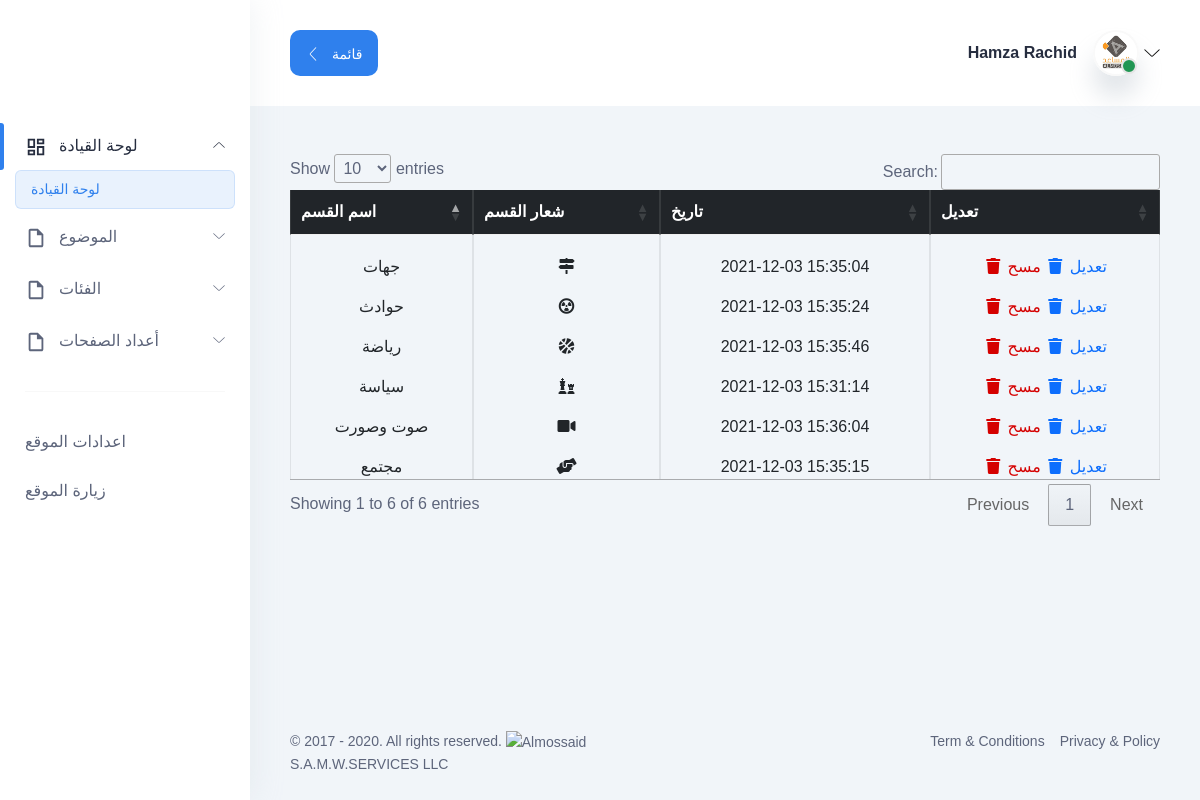
The page /adminAPI/Allcategories.php (signed in) on the database its author committed.
### tables this page shows
CREATE TABLE `settings` (
  `title` varchar(222) NOT NULL,
  `file` blob NOT NULL,
  `off` enum('Open','Close') DEFAULT NULL,
  `date` timestamp NOT NULL DEFAULT current_timestamp(),
  `email` varchar(222) NOT NULL,
  `mobile` varchar(222) NOT NULL,
  `adresse` varchar(222) NOT NULL,
  `fax` varchar(222) NOT NULL,
  `color` varchar(222) NOT NULL,
  `facebook` varchar(200) NOT NULL,
  `youtube` varchar(200) NOT NULL,
  `instagram` varchar(200) NOT NULL,
  `size` varchar(55) NOT NULL,
  `key` varchar(222) NOT NULL,
  `url` varchar(222) NOT NULL
);

CREATE TABLE `category` (
  `id` int(11) NOT NULL,
  `name_category` varchar(200) NOT NULL,
  `date` datetime NOT NULL DEFAULT current_timestamp(),
  `icon` varchar(222) NOT NULL
);

### adminAPI/Allcategories.php (the view)
<?php include('head.php'); ?>
<div class="container-fluid my-4">
  <div class="row">
    <div class="col-md-12 my-4">
      <div class="table-responsive">
          <table class="table table-bordered datatable " id="dataTable" width="100%" cellspacing="0">
                  <thead class="table-dark text-center">
                      <tr>
                        <th> اسم القسم </th>
                        <th> شعار القسم </th>
                        <th>تاريخ</th>
                        <th>تعديل </th>
                      </tr>
                  </thead>
                        <tbody>
                          <?php
                            $allnew = $connect-> prepare("SELECT * FROM category ");
                            $allnew->execute();
                            ?>
                            <?php while ($news = $allnew->fetch()): ?>
                               <tr>
                                 <td class="text-center"><?= $news['name_category'] ?></td>
                                 <td class="text-center"><i class="<?php echo $news['icon'] ?>"></i></td>
                                 <td class="text-center"><?= $news['date'] ?></td>
                                 <td class="text-center">
                                    <a href="deletecat.php?editcat_id=<?php echo $news['id'];?>" class="text-danger"><i class="fa fa-fw fa-trash"></i> مسح </a>
                                    <a href="editcategories.php?editcat_id=<?php echo $news['id'];?>" class="text-Success"><i class="fa fa-fw fa-trash"></i> تعديل </a>
                                  </td>
                               </tr>
                            <?php endwhile; ?>
                      </tbody>
        </table>
     </div>
    </div>
  </div>
</div>
<?php include('footer.php'); ?>

### adminAPI/head.php (shortened to what this page needs)
<?php
 require '../config/config.php';
 ?>
 <?php
 $settings = $connect->query("SELECT * FROM `settings`")->fetch();
 ?>
<!DOCTYPE html>
<html lang="en">
  <head>
   <link rel="stylesheet" type="text/css" href="//cdn.datatables.net/1.11.3/css/jquery.dataTables.min.css">
    <link rel='stylesheet' href='https://cdnjs.cloudflare.com/ajax/libs/font-awesome/5.10.2/css/all.css'>
    <link rel="stylesheet" href="assets/css/bootstrap.min.css" />
    <link rel="stylesheet" href="assets/css/LineIcons.css" />
    <link rel="stylesheet" href="assets/css/main.css" />
    <link rel="stylesheet" href="../plugin/fontawesome/fontawesome-browser.css" />
  </head>
  <body>
    <aside class="sidebar-nav-wrapper">
      <div class="navbar-logo">
        <a href="index.php">
          <img <?php $file ="logo/".$settings['file'];?> src="<?php echo $file ?>" width="40%" alt="logo" />
        </a>
      </div>
      <nav class="sidebar-nav">
        <ul>
          <li class="nav-item nav-item-has-children">
            <a href="#0"  data-bs-toggle="collapse"  data-bs-target="#ddmenu_1"  aria-controls="ddmenu_1"  aria-expanded="false" aria-label="Toggle navigation" >
              <span class="icon">
              </span>
              <span class="text">لوحة القيادة </span>
            </a>
            <ul id="ddmenu_1" class="collapse show dropdown-nav">
              <li>
                <a href="index.php" class="active"> لوحة القيادة  </a>
              </li>
            </ul>
          </li>
          <li class="nav-item nav-item-has-children">
            <a href="#0" class="collapsed" data-bs-toggle="collapse" data-bs-target="#ddmenu_2" aria-controls="ddmenu_2" aria-expanded="false"  aria-label="Toggle navigation" >
              <span class="icon">
              </span>
              <span class="text"> الموضوع </span>
            </a>
          </li>
          <li class="nav-item nav-item-has-children">
            <a href="#0" class="collapsed" data-bs-toggle="collapse" data-bs-target="#ddmenu_3" aria-controls="ddmenu_3" aria-expanded="false"  aria-label="Toggle navigation" >
              <span class="icon">
              </span>
              <span class="text">الفئات  </span>
            </a>
          </li>
          <li class="nav-item nav-item-has-children">
            <a href="#0" class="collapsed" data-bs-toggle="collapse" data-bs-target="#ddmenu_6" aria-controls="ddmenu_6" aria-expanded="false"  aria-label="Toggle navigation" >
              <span class="icon">
              </span>
              <span class="text"> أعداد الصفحات </span>
            </a>
          </li>
          <span class="divider"><hr /></span>
          <li class="nav-item">
             <a href="settings.php"> اعدادات الموقع   </a>
          </li>
          <li class="nav-item">
             <a href="<?= $settings['url'] ?>" rel="nofollow"  target="_blank"> زيارة الموقع </a>
          </li>
        </ul>
      </nav>
    </aside>
    <main class="main-wrapper">
      <header class="header">
        <div class="container-fluid">
          <div class="row">
            <div class="col-lg-5 col-md-5 col-6">
              <div class="header-left d-flex align-items-center">
                <div class="menu-toggle-btn mr-20">
                  <button
                    id="menu-toggle"
                    class="main-btn primary-btn btn-hover"
                  >
                    <i class="lni lni-chevron-left me-2"></i> قائمة
                  </button>
                </div>
              </div>
            </div>
            <div class="col-lg-7 col-md-7 col-6">
              <div class="header-right">
                <div class="profile-box ml-15">
                  <button
                    class="dropdown-toggle bg-transparent border-0"
                    type="button"
                    id="profile"
                    data-bs-toggle="dropdown"
                    aria-expanded="false"
                  >
                    <div class="profile-info">
                      <div class="info">
                        <h6><?php echo $_SESSION['login']['fullname']; ?></h6>
                        <div class="image">
                          <img  src="assets/images/profile/profile-image.png" alt=""/>
                          <span class="status"></span>
                        </div>
                      </div>
                    </div>
                    <i class="lni lni-chevron-down"></i>
                  </button>
                </div>
              </div>
            </div>
          </div>
        </div>
      </header>

### adminAPI/footer.php (shortened to what this page needs)
      <footer class="footer">
        <div class="container-fluid">
          <div class="row">
            <div class="col-md-6 order-last order-md-first">
              <div class="copyright text-center text-md-start">
                <p class="text-sm">© 2017 - 2020. All rights reserved. <img src="https://almossaid.com/frontend/assets/images/shape/s1.svg" alt="Almossaid" height="30" /> <a href="https://almossaid.com/" rel="nofollow" target="_blank">S.A.M.W.SERVICES LLC </a>
                </p>
              </div>
            </div>
            <div class="col-md-6">
              <div
                class="
                  terms
                  d-flex
                  justify-content-center justify-content-md-end " >
                <a href="https://almossaid.com/cases" rel="nofollow" target="_blank" class="text-sm">Term & Conditions</a>
                <a href="https://almossaid.com/" rel="nofollow" target="_blank" class="text-sm ml-15">Privacy & Policy</a>
              </div>
            </div>
          </div>
        </div>
      </footer>
    </main>
  </body>
</html>

### adminAPI/head.php (style rules this page uses)
body { font-family: 'Cairo',sans-serif !important; }

### rows shown on the page
settings: file (picture)
category: name_category "سياسة", date "2021-12-03 15:31:14"
category: name_category "جهات", date "2021-12-03 15:35:04"
category: name_category "مجتمع", date "2021-12-03 15:35:15"
category: name_category "حوادث", date "2021-12-03 15:35:24"
category: name_category "رياضة", date "2021-12-03 15:35:46"
category: name_category "صوت وصورت", date "2021-12-03 15:36:04"

### other values the page prints
$_SESSION['login']['fullname'] "Hamza Rachid"
